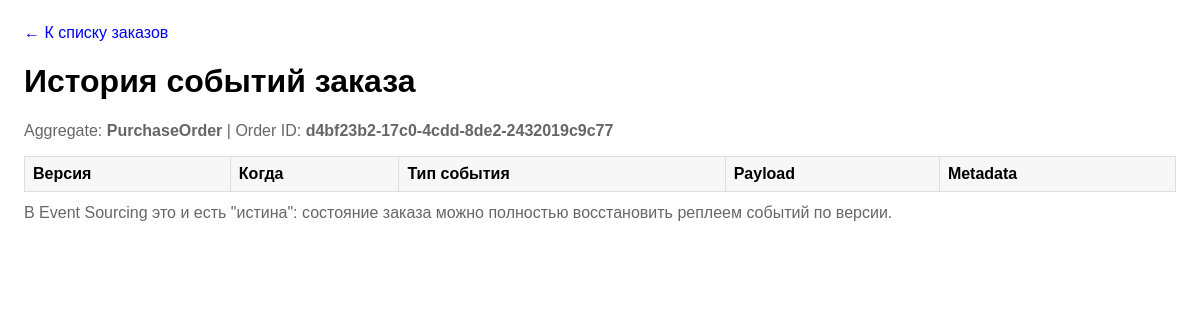
Before: /orders/d4bf23b2-17c0-4cdd-8de2-2432019c9c77/events/ with the older database file.
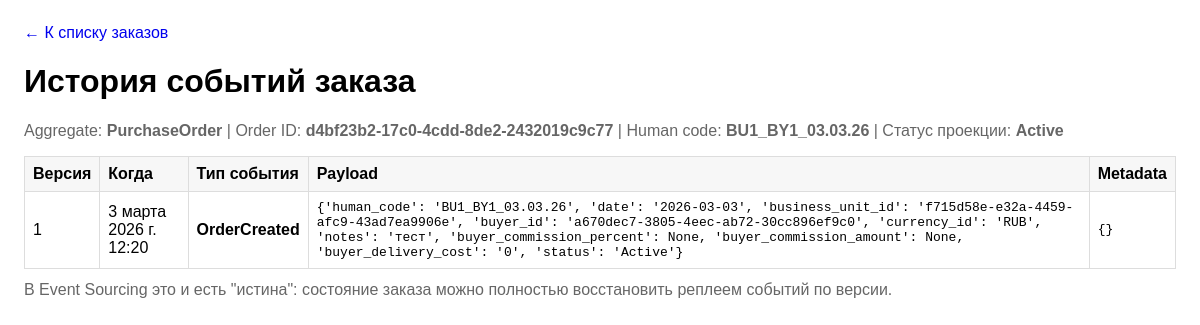
After: the same page with the newer database file.
### orders/models/event.py (models this page shows)
class Event(models.Model):
    id = models.UUIDField(primary_key=True, default=uuid.uuid4, editable=False)
    aggregate_type = models.CharField(max_length=50)
    aggregate_id = models.UUIDField(db_index=True)
    aggregate_version = models.PositiveIntegerField()
    event_type = models.CharField(max_length=100)
    occurred_at = models.DateTimeField(default=timezone.now, db_index=True)
    payload = models.JSONField()
    metadata = models.JSONField(default=dict)
    class Meta:
        constraints = [
            models.UniqueConstraint(
                fields=["aggregate_type", "aggregate_id", "aggregate_version"],
                name="uniq_stream_version",
            )
        ]
        indexes = [
            models.Index(fields=["aggregate_type", "aggregate_id", "aggregate_version"]),
            models.Index(fields=["event_type", "occurred_at"]),
        ]

### orders/models/order.py (models this page shows, shortened)
class OrderView(models.Model):
    order_id = models.UUIDField(primary_key=True)
    human_code = models.CharField(max_length=255, unique=True, db_index=True)
    business_unit = models.ForeignKey(
        "orders.Partner",
        on_delete=models.PROTECT,
        related_name="orders_as_business_unit_views",  # ✅ уникально
        null=True, blank=True,  # временно для миграций
    )
    buyer = models.ForeignKey(
        "orders.Partner",
        on_delete=models.PROTECT,
        related_name="orders_as_buyer_views",  # ✅ уникально
        null=True, blank=True,
    )
    currency = models.ForeignKey(
        "finance.Currency",
        on_delete=models.PROTECT,
        related_name="order_views",
        null=True,  # временно
        blank=True,  # временно
    )
    date = models.DateField()
    notes = models.TextField(blank=True, null=True)
    buyer_commission_percent = models.DecimalField(max_digits=6, decimal_places=2, null=True, blank=True)
    buyer_commission_amount = models.DecimalField(max_digits=12, decimal_places=2, null=True, blank=True)
    buyer_delivery_cost = models.DecimalField(max_digits=12, decimal_places=2, default=0)
    items_total = models.DecimalField(max_digits=18, decimal_places=2, default=0)
    total_amount = models.DecimalField(max_digits=18, decimal_places=2, default=0)
    status = models.CharField(max_length=30, default="Active")
    created_at = models.DateTimeField(default=timezone.now)
    updated_at = models.DateTimeField(auto_now=True)

### orders/web_views.py (the view)
# urls.py: path("orders/<uuid:order_id>/events/", order_events_page, name="order_events_page"),
def order_events_page(request, order_id):
    order_obj = (
        OrderView.objects
        .filter(order_id=order_id)
        .select_related("business_unit", "buyer", "currency")
        .first()
    )
    events = (
        Event.objects
        .filter(aggregate_type=AGGREGATE_TYPE, aggregate_id=order_id)
        .order_by("aggregate_version")
    )
    return render(request, "orders/order_events.html", {
        "order": order_obj,
        "order_id": order_id,
        "events": events,
        "aggregate_type": AGGREGATE_TYPE,
    })

### orders/templates/orders/order_events.html (shortened to what this page needs)
{% extends "orders/base.html" %}
{% block content %}
<h1>История событий заказа</h1>
<p class="muted">
  Aggregate: <b>{{ aggregate_type }}</b> |
  Order ID: <b>{{ order_id }}</b>
  {% if order %} | Human code: <b>{{ order.human_code }}</b> | Статус проекции: <b>{{ order.status }}</b>{% endif %}
</p>
<table>
  <thead>
    <tr>
      <th>Версия</th>
      <th>Когда</th>
      <th>Тип события</th>
      <th>Payload</th>
      <th>Metadata</th>
    </tr>
  </thead>
  <tbody>
    {% for e in events %}
    <tr>
      <td>{{ e.aggregate_version }}</td>
      <td>{{ e.occurred_at }}</td>
      <td><b>{{ e.event_type }}</b></td>
      <td><pre style="margin:0; white-space: pre-wrap;">{{ e.payload }}</pre></td>
      <td><pre style="margin:0; white-space: pre-wrap;">{{ e.metadata }}</pre></td>
    </tr>
    {% endfor %}
  </tbody>
</table>
<p class="muted" style="margin-top: 12px;">
  В Event Sourcing это и есть "истина": состояние заказа можно полностью восстановить реплеем событий по версии.
</p>
{% endblock %}

Changed rows visible on the page:
added Event: aggregate_type "PurchaseOrder", aggregate_version "1", occurred_at "3 марта 2026 г. 12:20", event_type "OrderCreated", payload "{'human_code': 'BU1_BY1_03.03.26', 'date': '2026-03-03', 'business_unit_id': 'f715d58e-e32a-4459-afc9-43ad7ea9906e', 'buyer_id': 'a670dec7-3805-4eec-ab72-30cc896ef9c0', 'currency_id': 'RUB', 'notes': 'тест', 'buyer_commission_percent': None, 'buyer_commission_amount': None, 'buyer_delivery_cost': '0', 'status': 'Active'}", metadata "{}"
added OrderView: human_code "BU1_BY1_03.03.26", status "Active"
Other visible differences:
{{ aggregate_type }}: "PurchaseOrder" → (not shown)
text now shown: "| Human code: | Статус проекции:"
